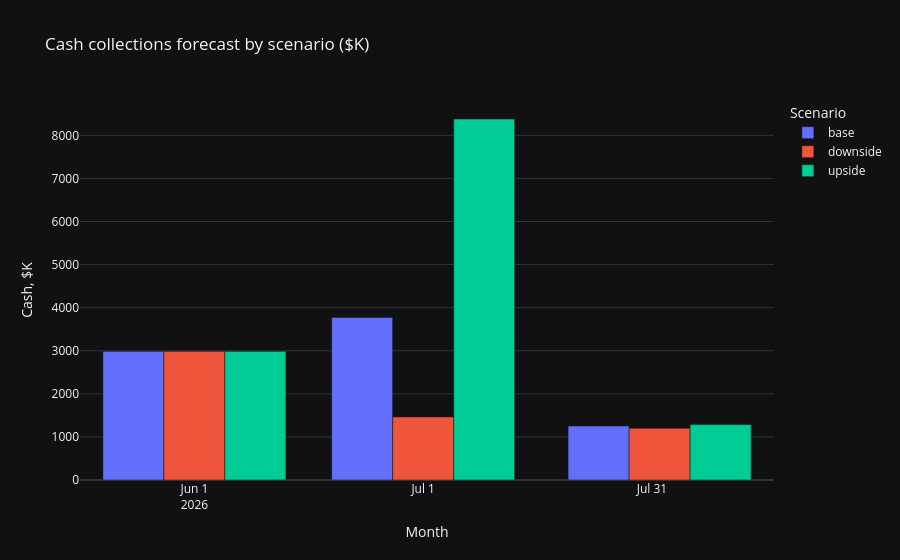

The notebook cell this image was saved under:
### Code cell
fig = px.bar(
    df_cash_scenarios, x='pmonth', y='cash_usd_k', color='scenario', barmode='group',
    title='Cash collections forecast by scenario ($K)',
    labels={'pmonth': 'Month', 'cash_usd_k': 'Cash, $K', 'scenario': 'Scenario'}
)
fig.show()

### Figure 1 — Plotly figure (JSON) as saved in the notebook; plotly's stock layout.template omitted (floating-point values rounded to 4 significant figures)
{"data": [{"alignmentgroup": "True", "hovertemplate": "Scenario=base<br>Month=%{x}<br>Cash, $K=%{y}<extra></extra>", "legendgroup": "base", "marker": {"color": "#636efa", "pattern": {"shape": ""}}, "name": "base", "offsetgroup": "base", "orientation": "v", "showlegend": true, "textposition": "auto", "x": ["2026-06-01T00:00:00", "2026-07-01T00:00:00", "2026-08-01T00:00:00"], "xaxis": "x", "y": [2986.0, 3773.0, 1254.0], "yaxis": "y", "type": "bar"}, {"alignmentgroup": "True", "hovertemplate": "Scenario=downside<br>Month=%{x}<br>Cash, $K=%{y}<extra></extra>", "legendgroup": "downside", "marker": {"color": "#EF553B", "pattern": {"shape": ""}}, "name": "downside", "offsetgroup": "downside", "orientation": "v", "showlegend": true, "textposition": "auto", "x": ["2026-06-01T00:00:00", "2026-07-01T00:00:00", "2026-08-01T00:00:00"], "xaxis": "x", "y": [2986.0, 1463.0, 1201.0], "yaxis": "y", "type": "bar"}, {"alignmentgroup": "True", "hovertemplate": "Scenario=upside<br>Month=%{x}<br>Cash, $K=%{y}<extra></extra>", "legendgroup": "upside", "marker": {"color": "#00cc96", "pattern": {"shape": ""}}, "name": "upside", "offsetgroup": "upside", "orientation": "v", "showlegend": true, "textposition": "auto", "x": ["2026-06-01T00:00:00", "2026-07-01T00:00:00", "2026-08-01T00:00:00"], "xaxis": "x", "y": [2986.0, 8379.0, 1286.0], "yaxis": "y", "type": "bar"}], "layout": {"xaxis": {"anchor": "y", "domain": [0.0, 1.0], "title": {"text": "Month"}}, "yaxis": {"anchor": "x", "domain": [0.0, 1.0], "title": {"text": "Cash, $K"}}, "legend": {"title": {"text": "Scenario"}, "tracegroupgap": 0}, "title": {"text": "Cash collections forecast by scenario ($K)"}, "barmode": "group"}}
